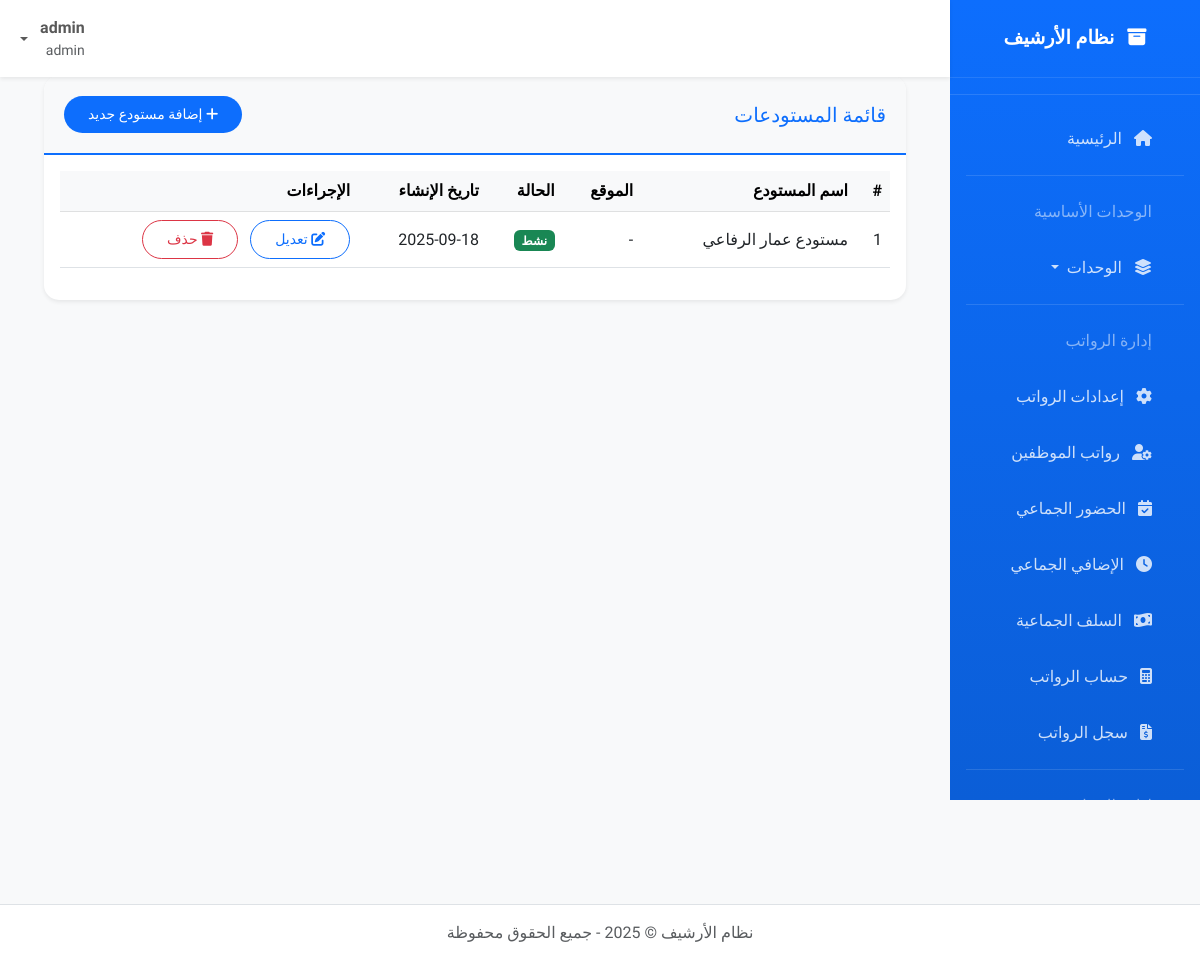
Screenshot of /warehouses (signed in) with the database file from the repository.
### models.py (models this page shows, shortened)
class User(db.Model, UserMixin):
    id = db.Column(db.Integer, primary_key=True)
    username = db.Column(db.String(50), unique=True, nullable=False)
    email = db.Column(db.String(100), unique=True, nullable=False)
    password_hash = db.Column(db.String(128), nullable=False)
    role = db.Column(db.String(20), default='user')  # admin, archivist, user
    created_at = db.Column(db.DateTime, default=datetime.utcnow)
    def is_admin(self):
        return self.role == 'admin'
    def can_edit(self):
        return self.role in ['admin', 'archivist']

### app.py (models this page shows, shortened)
class Warehouse(db.Model):
    id = db.Column(db.Integer, primary_key=True)
    name = db.Column(db.String(100), nullable=False, unique=True)
    location = db.Column(db.String(200))
    is_active = db.Column(db.Boolean, default=True)
    created_at = db.Column(db.DateTime, default=datetime.utcnow)
    stock_items = db.relationship('StockItem', backref='warehouse', lazy=True, cascade="all, delete-orphan")
    transactions = db.relationship('StockTransaction', backref='warehouse', lazy=True, cascade="all, delete-orphan")

### app.py (the view)
@app.route('/warehouses')
@login_required
def warehouse_list():
    warehouses = Warehouse.query.all()
    settings = CompanySettings.query.first()
    return render_template('warehouse/list.html', warehouses=warehouses, settings=settings)

### app.py (called while the page is built)
@login_manager.user_loader
def load_user(user_id):
    return User.query.get(int(user_id))

@app.before_request
def create_tables_once():
    if not hasattr(g, 'tables_created'):
        db.create_all()
        os.makedirs(app.config['UPLOAD_FOLDER'], exist_ok=True)
        os.makedirs(os.path.join(app.config['UPLOAD_FOLDER'], 'cars'), exist_ok=True)
        os.makedirs(os.path.join(app.config['UPLOAD_FOLDER'], 'employees'), exist_ok=True)
        os.makedirs(os.path.join(app.config['UPLOAD_FOLDER'], 'documents'), exist_ok=True)
        os.makedirs(os.path.join(app.config['UPLOAD_FOLDER'], 'logos'), exist_ok=True)
        if not CompanySettings.query.first():
            settings = CompanySettings()
            db.session.add(settings)
            db.session.commit()
        g.tables_created = True

@app.context_processor
def inject_current_year():
    return {'current_year': datetime.now().year}

### templates/warehouse/list.html (shortened to what this page needs)
{% extends "base.html" %}
{% block content %}
<div class="container-fluid">
    <div class="row">
        <div class="col-12">
            <div class="card border-0 shadow-sm">
                <div class="card-header d-flex justify-content-between align-items-center">
                    <h5 class="mb-0">قائمة المستودعات</h5>
                    {% if current_user.is_admin() %}
                    <a href="{{ url_for('add_warehouse') }}" class="btn btn-primary btn-sm">
                        <i class="fas fa-plus"></i> إضافة مستودع جديد
                    </a>
                    {% endif %}
                </div>
                <div class="card-body">
                    {% if warehouses %}
                    <div class="table-responsive">
                        <table class="table table-hover align-middle">
                            <thead class="table-light">
                                <tr>
                                    <th>#</th>
                                    <th>اسم المستودع</th>
                                    <th>الموقع</th>
                                    <th>الحالة</th>
                                    <th>تاريخ الإنشاء</th>
                                    <th>الإجراءات</th>
                                </tr>
                            </thead>
                            <tbody>
                                {% for wh in warehouses %}
                                <tr>
                                    <td>{{ loop.index }}</td>
                                    <td>{{ wh.name }}</td>
                                    <td>{{ wh.location or '-' }}</td>
                                    <td>
                                        <span class="badge bg-{{ 'success' if wh.is_active else 'secondary' }}">
                                            {{ 'نشط' if wh.is_active else 'غير نشط' }}
                                        </span>
                                    </td>
                                    <td>{{ wh.created_at.strftime('%Y-%m-%d') }}</td>
                                    <td>
                                        <a href="{{ url_for('edit_warehouse', warehouse_id=wh.id) }}" class="btn btn-sm btn-outline-primary me-2">
                                            <i class="fas fa-edit"></i> تعديل
                                        </a>
                                        {% if current_user.is_admin() %}
                                        <form method="POST" action="{{ url_for('delete_warehouse', warehouse_id=wh.id) }}" class="d-inline">
                                            <button type="submit" class="btn btn-sm btn-outline-danger" onclick="return confirm('هل أنت متأكد من حذف هذا المستودع؟')">
                                                <i class="fas fa-trash"></i> حذف
                                            </button>
                                        </form>
                                        {% endif %}
                                    </td>
                                </tr>
                                {% endfor %}
                            </tbody>
                        </table>
                    </div>
                    {% endif %}
                </div>
            </div>
        </div>
    </div>
</div>
{% endblock %}

### templates/base.html (shortened to what this page needs)
<!DOCTYPE html>
<html lang="ar" dir="rtl">
<head>
    <link href="https://cdn.jsdelivr.net/npm/bootstrap@5.3.0/dist/css/bootstrap.rtl.min.css" rel="stylesheet">
    <link rel="stylesheet" href="https://cdn.jsdelivr.net/npm/bootstrap-icons@1.10.0/font/bootstrap-icons.css">
    <link href="https://cdnjs.cloudflare.com/ajax/libs/font-awesome/6.4.0/css/all.min.css" rel="stylesheet">
</head>
<body>
    <nav id="sidebar" class="d-none d-lg-block">
        <div class="sidebar-brand">
            <i class="fas fa-archive me-2"></i> <span>نظام الأرشيف</span>
        </div>
        <hr class="text-white-50">
        <ul class="nav flex-column px-3">
            <li class="nav-item">
                <a class="nav-link {% if request.endpoint == 'index' %}active{% endif %}" href="{{ url_for('index') }}">
                    <i class="fas fa-home me-2"></i> <span>الرئيسية</span>
                </a>
            </li>
            <hr class="text-white-50 my-2">
            <li class="nav-item">
                <span class="nav-link text-white-50 small">الوحدات الأساسية</span>
            </li>
            <li class="nav-item dropdown">
                <a class="nav-link dropdown-toggle" href="#" id="basicUnitsDropdown" role="button" data-bs-toggle="dropdown" aria-expanded="false">
                    <i class="fas fa-layer-group me-2"></i> <span>الوحدات</span>
                </a>
            </li>
            <hr class="text-white-50 my-2">
            {% if current_user.is_authenticated and current_user.can_edit() %}
            <li class="nav-item">
                <span class="nav-link text-white-50 small">إدارة الرواتب</span>
            </li>
            <li class="nav-item">
                <a class="nav-link {% if 'salary_settings' in request.endpoint %}active{% endif %}" href="{{ url_for('salary_settings') }}">
                    <i class="fas fa-cog me-2"></i> <span>إعدادات الرواتب</span>
                </a>
            </li>
            <li class="nav-item">
                <a class="nav-link {% if 'salary_employees_list' in request.endpoint %}active{% endif %}" href="{{ url_for('salary_employees_list') }}">
                    <i class="fas fa-user-cog me-2"></i> <span>رواتب الموظفين</span>
                </a>
            </li>
            <li class="nav-item">
                <a class="nav-link {% if 'bulk_attendance' in request.endpoint %}active{% endif %}" href="{{ url_for('bulk_attendance') }}">
                    <i class="fas fa-calendar-check me-2"></i> <span>الحضور الجماعي</span>
                </a>
            </li>
            <li class="nav-item">
                <a class="nav-link {% if 'bulk_overtime' in request.endpoint %}active{% endif %}" href="{{ url_for('bulk_overtime') }}">
                    <i class="fas fa-clock me-2"></i> <span>الإضافي الجماعي</span>
                </a>
            </li>
            <li class="nav-item">
                <a class="nav-link {% if 'bulk_advance' in request.endpoint %}active{% endif %}" href="{{ url_for('bulk_advance') }}">
                    <i class="fas fa-money-bill-wave me-2"></i> <span>السلف الجماعية</span>
                </a>
            </li>
            <li class="nav-item">
                <a class="nav-link {% if 'calculate_payroll' in request.endpoint %}active{% endif %}" href="{{ url_for('calculate_payroll') }}">
                    <i class="fas fa-calculator me-2"></i> <span>حساب الرواتب</span>
                </a>
            </li>
            <li class="nav-item">
                <a class="nav-link {% if 'payroll_list' in request.endpoint %}active{% endif %}" href="{{ url_for('payroll_list') }}">
                    <i class="fas fa-file-invoice-dollar me-2"></i> <span>سجل الرواتب</span>
                </a>
            </li>
            {% endif %}
            <hr class="text-white-50 my-2">
            {% if current_user.is_authenticated and current_user.can_edit() %}
            <li class="nav-item">
                <span class="nav-link text-white-50 small">إدارة المخازن</span>
            </li>
            {% endif %}
        </ul>
    </nav>
    <nav class="navbar navbar-expand-lg navbar-light bg-white shadow-sm top-navbar">
        <div class="container-fluid">
            <div class="navbar-nav ms-auto">
                {% if current_user.is_authenticated %}
                <div class="nav-item dropdown">
                    <a class="nav-link dropdown-toggle d-flex align-items-center" href="#" id="userDropdown" role="button" data-bs-toggle="dropdown">
                        <div class="me-2">
                            <div class="fw-bold">{{ current_user.username }}</div>
                            <div class="small text-muted">{{ current_user.role }}</div>
                        </div>
                    </a>
                </div>
                {% else %}
                <a class="nav-link" href="{{ url_for('login') }}">
                    <i class="fas fa-sign-in-alt me-1"></i> تسجيل الدخول
                </a>
                {% endif %}
            </div>
        </div>
    </nav>
    <main id="main-content">
        <div class="container-fluid">
            {% block content %}{% endblock %}
        </div>
    </main>
    <footer class="bg-white border-top py-3 mt-5">
        <div class="container">
            <div class="text-center text-muted">
                <p class="mb-0">نظام الأرشيف &copy; {{ current_year }} - جميع الحقوق محفوظة</p>
            </div>
        </div>
    </footer>
</body>
</html>

### templates/base.html (style rules this page uses)
:root { --primary-color: #0d6efd; --secondary-color: #6c757d; --success-color: #198754; --danger-color: #dc3545; --warning-color: #ffc107; --info-color: #0dcaf0; }
body { font-family: 'Tajawal', sans-serif; background-color: #f8f9fa; padding-top: 56px; margin: 0; }
#sidebar { position: fixed; top: 0; right: 0; height: 100vh; width: 250px; background: linear-gradient(180deg, #0d6efd 0%, #0b5ed7 100%); color: white; z-index: 1000; overflow-y: auto; transition: transform 0.3s ease, width 0.3s ease; }
#sidebar .sidebar-brand { font-weight: 700; padding: 1.5rem 1rem; text-align: center; font-size: 1.2rem; border-bottom: 1px solid rgba(255,255,255,0.1); }
#sidebar .nav-link { color: rgba(255,255,255,0.8); padding: 0.75rem 1rem; margin: 0.25rem 1rem; border-radius: 0.375rem; transition: all 0.3s ease; }
#main-content { margin-right: 250px; padding: 20px; min-height: 100vh; transition: margin-right 0.3s ease; }
.top-navbar { position: fixed; top: 0; right: 250px; left: 0; z-index: 1030; transition: right 0.3s ease; }
.card { border: none; border-radius: 15px; box-shadow: 0 0.125rem 0.25rem rgba(0,0,0,0.075); margin-bottom: 1.5rem; transition: transform 0.3s ease; }
.card-header { background-color: #f8f9fa; border-bottom: 2px solid var(--primary-color); border-radius: 15px 15px 0 0 !important; padding: 1.25rem; font-weight: 700; color: var(--primary-color); }
.btn { border-radius: 50px; padding: 0.5rem 1.5rem; font-weight: 500; transition: all 0.3s ease; }
.btn-primary { background-color: var(--primary-color); border: none; }

### rows the page displays
User: username "admin", role "admin"
Warehouse: name "مستودع عمار الرفاعي", location "-", is_active "نشط", created_at "2025-09-18"
